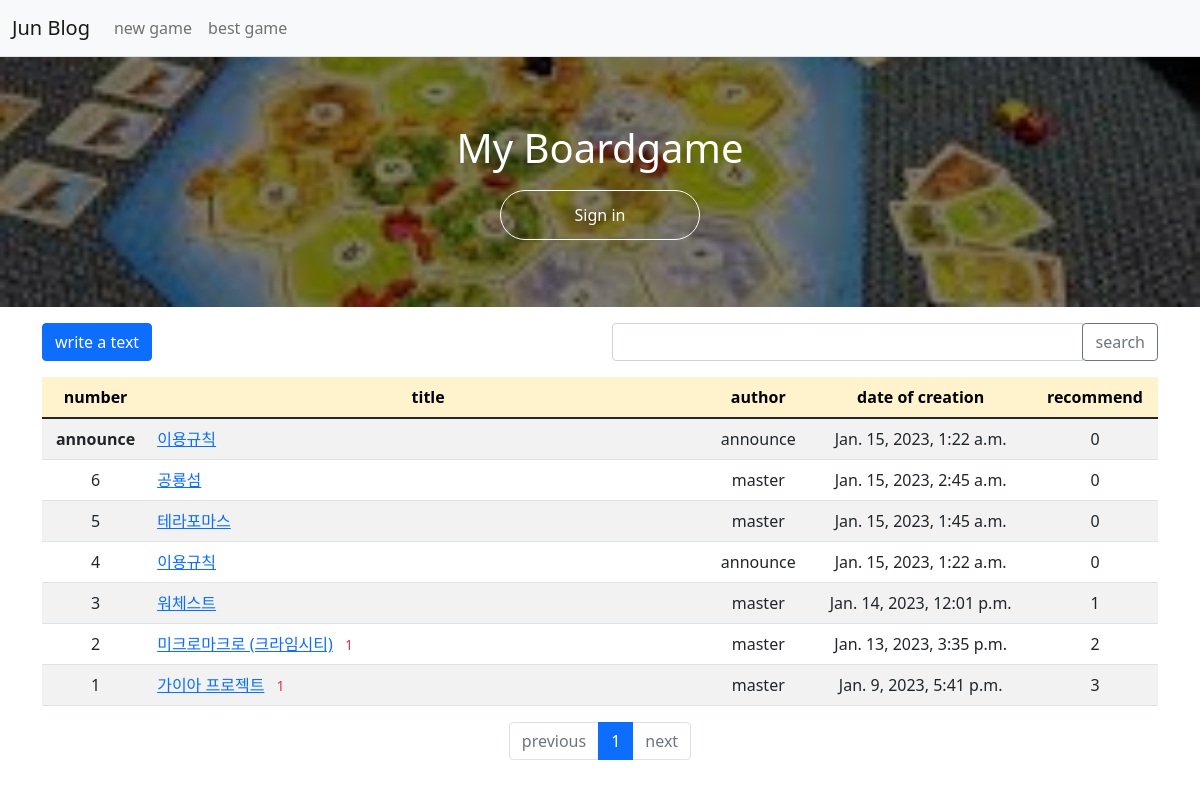
Screenshot of /pybo/ with the database file from the repository.
### pybo/models.py (models this page shows, shortened)
class Question(models.Model):
    author = models.ForeignKey(User, on_delete=models.CASCADE, related_name='author_question')
    subject = models.CharField(max_length=200)
    content = models.TextField()
    create_date = models.DateTimeField()
    modify_date = models.DateTimeField(null=True, blank=True)
    voter = models.ManyToManyField(User, related_name='voter_question')

### pybo/views/base_views.py (the view, shortened to what this page needs)
# urls.py: path('', base_views.index, name='index')
def index(request):
    page = request.GET.get('page', '1')
    kw = request.GET.get('kw', '')
    question_list = Question.objects.order_by('-create_date')
    paginator = Paginator(question_list, 10)
    page_obj = paginator.get_page(page)
    context = {'question_list': page_obj, 'page': page, 'kw': kw}
    return render(request, 'pybo/question_list.html', context)

### pybo/templatetags/pybo_filter.py (called while the page is built)
@register.filter
def sub(value, arg):
    return value - arg

### templates/pybo/question_list.html (shortened to what this page needs)
{% extends 'base.html' %}
{% load pybo_filter %}
{% block content %}
<div class="container my-3">
    <div class="row my-3">
        <div class="col-6">
            <a href="{% url 'pybo:question_create' %}" class="btn btn-primary">write a text</a>
        </div>
        <div class="col-6">
            <div class="input-group">
                <input type="text" id="search_kw" class="form-control" value="{{ kw|default_if_none:'' }}">
                <div class="input-group-append">
                    <button class="btn btn-outline-secondary" type="button" id="btn_search">search</button>
                </div>
            </div>
        </div>
    </div>
    <table class="table table-striped  table-hover ">
        <thead>
        <tr class="text-center table-warning">
            <th>number</th>
            <th style="width:50%">title</th>
            <th>author</th>
            <th>date of creation</th>
            <th>recommend</th>
        </tr>
        </thead>
        <tbody>
        {% if question_list %}
        {% for question in question_list %}
        {% if question.author.username == 'announce' %}
        <tr class="text-center">
            <td>
                <strong>announce</strong>
            </td>
            <td class="text-start">
                <a href="{% url 'pybo:detail' question.id %}">{{ question.subject }}</a>
            </td>
            <td>{{ question.author.username }}</td>
            <td>{{ question.create_date }}</td>
            <td>{{ question.voter.count }}</td>
        </tr>
        {% endif %}
        {% endfor %}
        {% for question in question_list %}
        <tr class="text-center">
            <td>
                {{ question_list.paginator.count|sub:question_list.start_index|sub:forloop.counter0|add:1 }}
            </td>
            <td class="text-start">
                <a href="{% url 'pybo:detail' question.id %}">{{ question.subject }}</a>
                {% if question.answer_set.count > 0 %}
                <span class="text-danger small mx-2">{{ question.answer_set.count }}</span>
                {% endif %}
            </td>
            <td>{{ question.author.username }}</td>
            <td>{{ question.create_date }}</td>
            <td>{{ question.voter.count }}</td>
        </tr>
        {% endfor %}
        {% else %}
        <tr>
            <td colspan="4">Have no question</td>
        </tr>
        {% endif %}
        </tbody>
    </table>
    <ul class="pagination justify-content-center">
        {% if question_list.has_previous %}
        <a class="page-link" data-page="{{ question_list.previous_page_number }}"
           href="javascript:void(0)">previous</a>
        </li>
        {% else %}
        <li class="page-item disabled">
            <a class="page-link" tabindex="-1" aria-disabled="true" href="#">previous</a>
        </li>
        {% endif %}
        {% for page_number in question_list.paginator.page_range %}
        {% if page_number >= question_list.number|add:-5 and page_number <= question_list.number|add:5 %}
        {% if page_number == question_list.number %}
        <li class="page-item active" aria-current="page">
             <a class="page-link" data-page="{{ page_number }}"
           href="javascript:void(0)">{{ page_number }}</a>
        </li>
        {% else %}
        <li class="page-item">
            <a class="page-link" data-page="{{ page_number }}"
           href="javascript:void(0)">{{ page_number }}</a>
        </li>
        {% endif %}
        {% endif %}
        {% endfor %}
        {% if question_list.has_next %}
        <li class="page-item">
            <a class="page-link" data-page="{{ question_list.next_page_number }}"
               href="javascrip:void(0)">next</a>
        </li>
        {% else %}
        <li class="page-item disabled">
            <a class="page-link" tabindex="-1" aria-disabled="true" href="#">next</a>
        </li>
        {% endif %}
    </ul>
</div>
{% endblock %}

### templates/base.html (shortened to what this page needs)
{% load static %}
<!doctype html>
<html lang="ko">
<head>
    <link rel="stylesheet" type="text/css" href="{% static 'css/bootstrap.min.css' %}">
    <link rel="stylesheet" type="text/css" href="{% static 'css/style.css' %}">
</head>
<body>
{% include "navbar.html" %}
{% include "sign.html" %}
{% block content %}
{% endblock %}
</body>
</html>

### templates/navbar.html (shortened to what this page needs)
<nav class="navbar navbar-expand-lg navbar-light bg-light border-bottom">
    <div class="container-fluid">
        <a class="navbar-brand"  href="{% url 'pybo:index' %}">Jun Blog</a>
        <div class="collapse navbar-collapse" id="navbarSupportedContent">
            <ul class="navbar-nav me-auto mb-2 mb-lg-0">
                <li class="nav-item">
                    <a class="nav-link" href="{% url 'pybo:new_game' %}">new game</a>
                </li>
                <li class="nav-item">
                    <a class="nav-link" href="{% url 'pybo:best_game' %}">best game</a>
                </li>
            </ul>
        </div>
    </div>
</nav>

### templates/sign.html (shortened to what this page needs)
<div class="mytitle">
    <h1 class="hi">My Boardgame</h1>
    <button onclick="open_box()" >Sign in</button>
</div>

### static/css/style.css (style rules this page uses)
.mytitle { width: 100%; height: 250px; background-position: center; background-size: cover; color: white; display: inline-block; display: flex; flex-direction: column; align-items: center; justify-content: center; }
.mytitle>button { width: 200px; height: 50px; background-color: transparent; color: white; border-radius: 50px; border: 1px solid white; margin-top: 10px; }

### rows the page displays
Question: subject "이용규칙", author.username "announce", create_date "Jan. 15, 2023, 1:22 a.m.", voter.count "0", paginator.count|sub "4"
Question: paginator.count|sub "6", subject "공룡섬", author.username "master", create_date "Jan. 15, 2023, 2:45 a.m.", voter.count "0"
Question: paginator.count|sub "5", subject "테라포마스", author.username "master", create_date "Jan. 15, 2023, 1:45 a.m.", voter.count "0"
Question: paginator.count|sub "3", subject "워체스트", author.username "master", create_date "Jan. 14, 2023, 12:01 p.m.", voter.count "1"
Question: paginator.count|sub "2", subject "미크로마크로 (크라임시티)", answer_set.count "1", author.username "master", create_date "Jan. 13, 2023, 3:35 p.m.", voter.count "2"
Question: paginator.count|sub "1", subject "가이아 프로젝트", answer_set.count "1", author.username "master", create_date "Jan. 9, 2023, 5:41 p.m.", voter.count "3"

### other values shown
{{ page_number }} "1"
